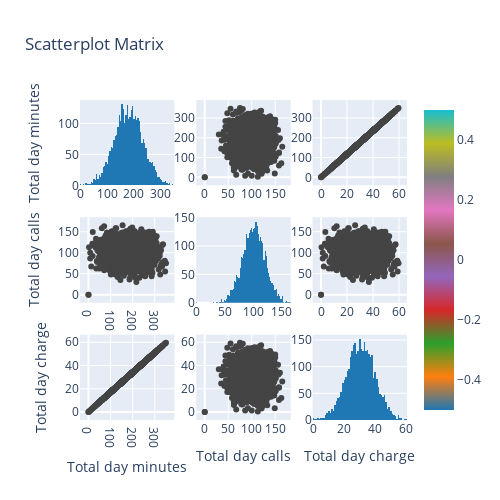

Write notebook code for a chart like this one.
### Code cell
figure

### Figure 1 — Plotly figure (JSON) as saved in the notebook; plotly's stock layout.template omitted (floating-point values rounded to 4 significant figures; data arrays with more than 128 entries replaced by an {"elided": "..."} marker saying what was removed)
{"data": [{"marker": {"color": "rgb(31, 119, 180)"}, "showlegend": false, "type": "histogram", "x": {"elided": "3333 float values"}, "xaxis": "x", "yaxis": "y"}, {"marker": {"color": {"elided": "3333 bool values"}, "colorscale": [[0, "rgb(31, 119, 180)"], [0.1111, "rgb(255, 127, 14)"], [0.2222, "rgb(44, 160, 44)"], [0.3333, "rgb(214, 39, 40)"], [0.4444, "rgb(148, 103, 189)"], [0.5556, "rgb(140, 86, 75)"], [0.6667, "rgb(227, 119, 194)"], [0.7778, "rgb(127, 127, 127)"], [0.8889, "rgb(188, 189, 34)"], [1, "rgb(23, 190, 207)"]], "showscale": true, "size": 6}, "mode": "markers", "showlegend": false, "type": "scatter", "x": {"elided": "3333 int values"}, "xaxis": "x2", "y": {"elided": "3333 float values"}, "yaxis": "y2"}, {"marker": {"color": {"elided": "3333 bool values"}, "colorscale": [[0, "rgb(31, 119, 180)"], [0.1111, "rgb(255, 127, 14)"], [0.2222, "rgb(44, 160, 44)"], [0.3333, "rgb(214, 39, 40)"], [0.4444, "rgb(148, 103, 189)"], [0.5556, "rgb(140, 86, 75)"], [0.6667, "rgb(227, 119, 194)"], [0.7778, "rgb(127, 127, 127)"], [0.8889, "rgb(188, 189, 34)"], [1, "rgb(23, 190, 207)"]], "showscale": false, "size": 6}, "mode": "markers", "showlegend": false, "type": "scatter", "x": {"elided": "3333 float values"}, "xaxis": "x3", "y": {"elided": "3333 float values"}, "yaxis": "y3"}, {"marker": {"color": {"elided": "3333 bool values"}, "colorscale": [[0, "rgb(31, 119, 180)"], [0.1111, "rgb(255, 127, 14)"], [0.2222, "rgb(44, 160, 44)"], [0.3333, "rgb(214, 39, 40)"], [0.4444, "rgb(148, 103, 189)"], [0.5556, "rgb(140, 86, 75)"], [0.6667, "rgb(227, 119, 194)"], [0.7778, "rgb(127, 127, 127)"], [0.8889, "rgb(188, 189, 34)"], [1, "rgb(23, 190, 207)"]], "showscale": false, "size": 6}, "mode": "markers", "showlegend": false, "type": "scatter", "x": {"elided": "3333 float values"}, "xaxis": "x4", "y": {"elided": "3333 int values"}, "yaxis": "y4"}, {"marker": {"color": "rgb(31, 119, 180)"}, "showlegend": false, "type": "histogram", "x": {"elided": "3333 int values"}, "xaxis": "x5", "yaxis": "y5"}, {"marker": {"color": {"elided": "3333 bool values"}, "colorscale": [[0, "rgb(31, 119, 180)"], [0.1111, "rgb(255, 127, 14)"], [0.2222, "rgb(44, 160, 44)"], [0.3333, "rgb(214, 39, 40)"], [0.4444, "rgb(148, 103, 189)"], [0.5556, "rgb(140, 86, 75)"], [0.6667, "rgb(227, 119, 194)"], [0.7778, "rgb(127, 127, 127)"], [0.8889, "rgb(188, 189, 34)"], [1, "rgb(23, 190, 207)"]], "showscale": false, "size": 6}, "mode": "markers", "showlegend": false, "type": "scatter", "x": {"elided": "3333 float values"}, "xaxis": "x6", "y": {"elided": "3333 int values"}, "yaxis": "y6"}, {"marker": {"color": {"elided": "3333 bool values"}, "colorscale": [[0, "rgb(31, 119, 180)"], [0.1111, "rgb(255, 127, 14)"], [0.2222, "rgb(44, 160, 44)"], [0.3333, "rgb(214, 39, 40)"], [0.4444, "rgb(148, 103, 189)"], [0.5556, "rgb(140, 86, 75)"], [0.6667, "rgb(227, 119, 194)"], [0.7778, "rgb(127, 127, 127)"], [0.8889, "rgb(188, 189, 34)"], [1, "rgb(23, 190, 207)"]], "showscale": false, "size": 6}, "mode": "markers", "showlegend": false, "type": "scatter", "x": {"elided": "3333 float values"}, "xaxis": "x7", "y": {"elided": "3333 float values"}, "yaxis": "y7"}, {"marker": {"color": {"elided": "3333 bool values"}, "colorscale": [[0, "rgb(31, 119, 180)"], [0.1111, "rgb(255, 127, 14)"], [0.2222, "rgb(44, 160, 44)"], [0.3333, "rgb(214, 39, 40)"], [0.4444, "rgb(148, 103, 189)"], [0.5556, "rgb(140, 86, 75)"], [0.6667, "rgb(227, 119, 194)"], [0.7778, "rgb(127, 127, 127)"], [0.8889, "rgb(188, 189, 34)"], [1, "rgb(23, 190, 207)"]], "showscale": false, "size": 6}, "mode": "markers", "showlegend": false, "type": "scatter", "x": {"elided": "3333 int values"}, "xaxis": "x8", "y": {"elided": "3333 float values"}, "yaxis": "y8"}, {"marker": {"color": "rgb(31, 119, 180)"}, "showlegend": false, "type": "histogram", "x": {"elided": "3333 float values"}, "xaxis": "x9", "yaxis": "y9"}], "layout": {"barmode": "stack", "height": 500, "showlegend": true, "title": {"text": "Scatterplot Matrix"}, "width": 500, "xaxis": {"anchor": "y", "domain": [0, 0.2889]}, "xaxis2": {"anchor": "y2", "domain": [0.3556, 0.6444]}, "xaxis3": {"anchor": "y3", "domain": [0.7111, 1]}, "xaxis4": {"anchor": "y4", "domain": [0, 0.2889]}, "xaxis5": {"anchor": "y5", "domain": [0.3556, 0.6444]}, "xaxis6": {"anchor": "y6", "domain": [0.7111, 1]}, "xaxis7": {"anchor": "y7", "domain": [0, 0.2889], "title": {"text": "Total day minutes"}}, "xaxis8": {"anchor": "y8", "domain": [0.3556, 0.6444], "title": {"text": "Total day calls"}}, "xaxis9": {"anchor": "y9", "domain": [0.7111, 1], "title": {"text": "Total day charge"}}, "yaxis": {"anchor": "x", "domain": [0.7333, 1], "title": {"text": "Total day minutes"}}, "yaxis2": {"anchor": "x2", "domain": [0.7333, 1]}, "yaxis3": {"anchor": "x3", "domain": [0.7333, 1]}, "yaxis4": {"anchor": "x4", "domain": [0.3667, 0.6333], "title": {"text": "Total day calls"}}, "yaxis5": {"anchor": "x5", "domain": [0.3667, 0.6333]}, "yaxis6": {"anchor": "x6", "domain": [0.3667, 0.6333]}, "yaxis7": {"anchor": "x7", "domain": [0, 0.2667], "title": {"text": "Total day charge"}}, "yaxis8": {"anchor": "x8", "domain": [0, 0.2667]}, "yaxis9": {"anchor": "x9", "domain": [0, 0.2667]}}}
